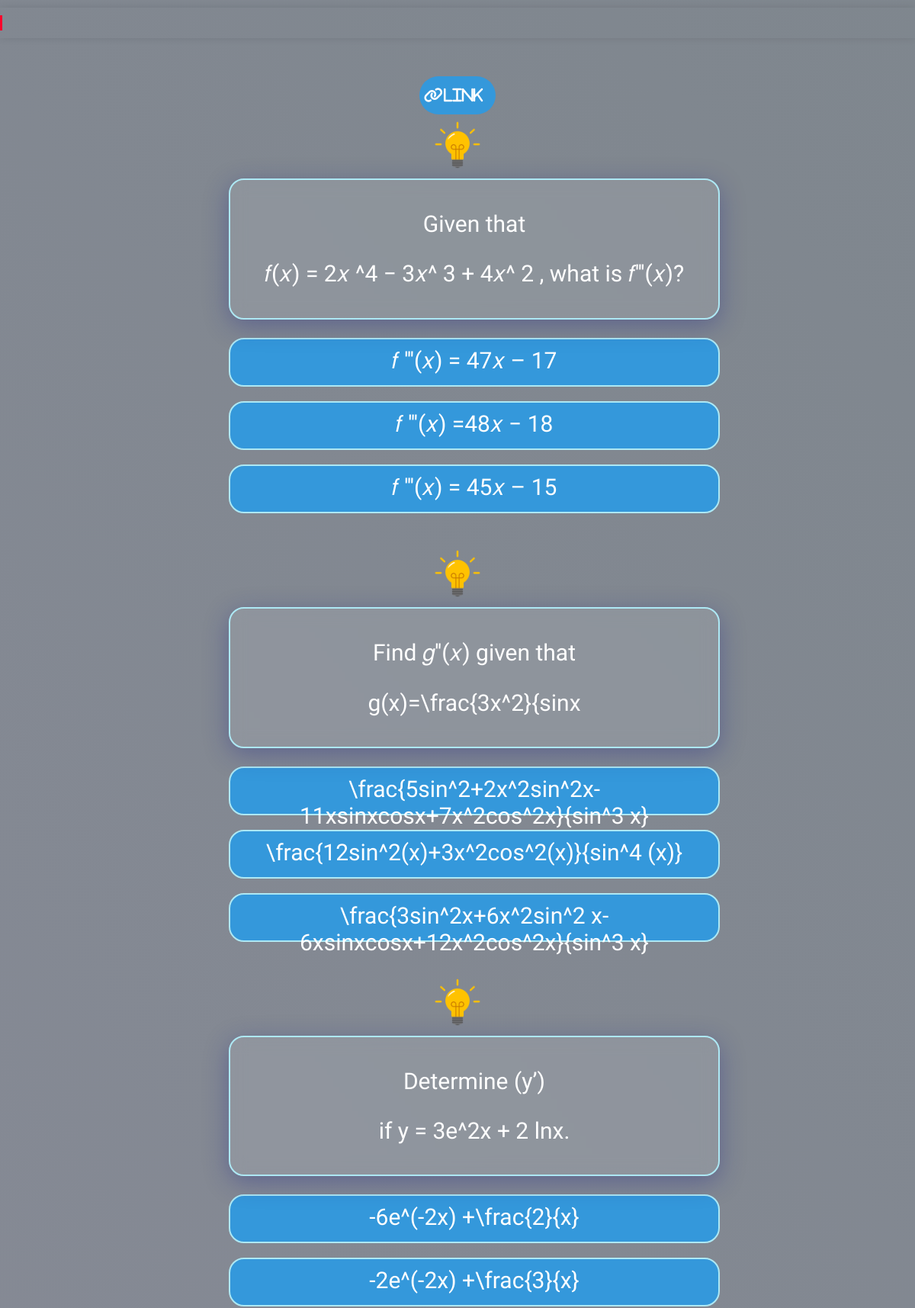
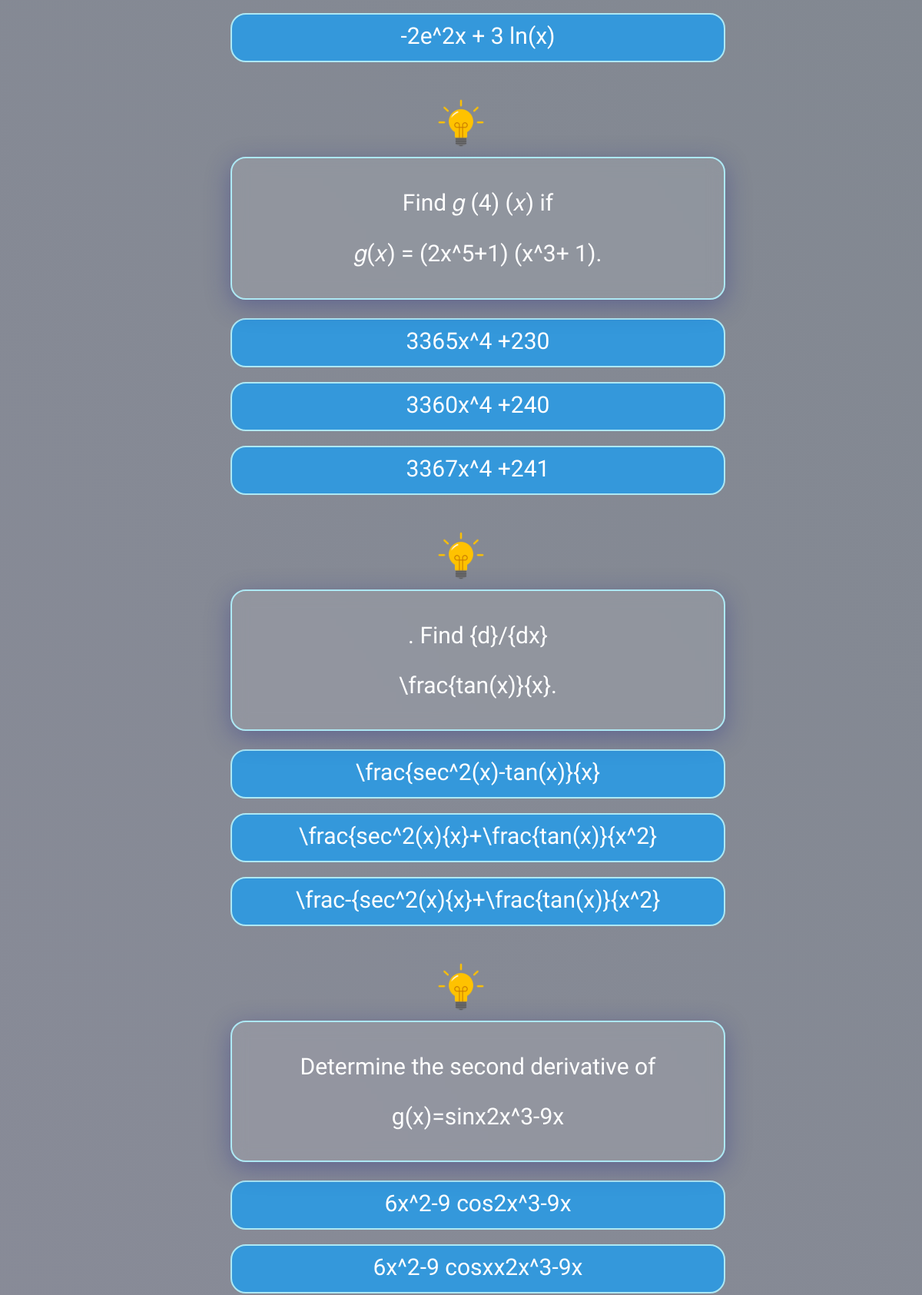
The page /practice-question/group/38/ (signed in, upper part) on the database its author committed (2 pictures, top to bottom).
### quiz/models.py (models this page shows, shortened)
class Question(models.Model):
    TOPIC_CHOICES = [
        ('Limits','Limits'),
        ('Derivative of a function','Derivative of a function'),
        ('Derivatives of trigonometric functions','Derivative of trigonometric functions'),
        ('Derivatives of inverse trigonometric functions','Derivative of inverse trigonometric functions'),
        ('Derivatives of Logarithmic and exponential functions','Derivative of logarithmic and exponential functions'),
        ('Derivatives of Hyperbolic and inverse hyperbolic functions','Derivative of hyperbolic and inverse hyperbolic functions'),
        ('Implicit Differentiation','Implicit Differentiation'),
        ('Explicit Differentiation','Explicit Differentiation'),
        ('Higher Derivative','Higher Derivative'),
    ]
    topic = models.CharField(max_length=100, choices=TOPIC_CHOICES)
    question_text = models.TextField()
    question_formula = models.TextField(blank=True, null=True)
    option_a = models.TextField(null=True, blank=True)
    option_b = models.TextField(null=True, blank=True)
    option_c = models.TextField(null=True, blank=True)
    answer = models.CharField(max_length=100, null=True, blank=True)
    hint_question = models.CharField(max_length=100, null=True, blank=True)
    solution_here = models.ImageField(upload_to='solutions/',blank=True)

### quiz/views.py (the view, shortened to what this page needs)
# urls.py: path('practice-question/group/<int:practice_mode_instance_id>/', views.practice_question_group, name='practice-group'),
@csrf_exempt
@login_required(login_url='home')
def practice_question_group(request,practice_mode_instance_id):
    practice_mode_instance = PracticeMode.objects.get(id=practice_mode_instance_id)
    time_limit = practice_mode_instance.num_questions * 30
    questions = list(practice_mode_instance.questions.all())
    random.shuffle(questions)
    return render(request, 'practiceQuestion/group_question.html', {'practice_mode_instance': practice_mode_instance, 'shuffled_questions': questions,'time_limit': time_limit})

### templates/practiceQuestion/group_question.html (shortened to what this page needs)
<!DOCTYPE html>
<html lang="en">
<head>
  {% load static %}
  <link rel="stylesheet" href="{% static 'css/question/question.css' %}">
  <link rel="stylesheet" href="https://unpkg.com/mathlive/dist/mathlive-static.css" />
  <link rel="stylesheet" href="https://cdnjs.cloudflare.com/ajax/libs/font-awesome/6.5.1/css/all.min.css">
  <link rel="stylesheet" href="https://unpkg.com/mathlive/dist/mathlive-static.css" />
  <link rel="stylesheet" href="//cdn.jsdelivr.net/npm/alertifyjs@1.13.1/build/css/alertify.min.css"/>
  <link rel="stylesheet" href="//cdn.jsdelivr.net/npm/alertifyjs@1.13.1/build/css/themes/default.min.css"/>
</head>
<body>
<div id="quiz-container">
  {% if practice_mode_instance.questions.all %}
  <form method="POST">
    <div id="timer">
      <div id="timer-bar"></div>
    </div>
    <div class="" style="align-items: center; justify-content:center; display:flex; margin-top:30px;">
      <a id="quiz-link" href="" class="icon-link link-box"><i class="fa-solid fa-link">Link</i></a>
    </div>
    {% for question in shuffled_questions %}
    <div class="question-container" id="question{{ question.id }}">
      <div class="hint">
        <img src="{% static 'img/bulb.png' %}" alt="Hint" onclick="showHint('{{ question.id }}')">
      </div>
      <div class="question-container" id="question{{ question.id }}">
        <div class="question">
          <div class="text-question mathlive">
            <p>{{ question.question_text }}</p>
          </div>
          {% autoescape off %}
          <div class="mathlive">
            <p>{{ question.question_formula }}</p>
          </div>
          {% endautoescape %}
        </div>
        <div class="choices">
          <input type="radio" name="user_answer_{{ question.id }}" value="{{ question.option_a }}"  id="q{{ question.id }}a"><label class="mathlive" for="q{{ question.id }}a">{{ question.option_a }}</label><br>
          <input type="radio" name="user_answer_{{ question.id }}" value="{{ question.option_b }}" id="q{{ question.id }}b"><label class="mathlive" for="q{{ question.id }}b">{{ question.option_b }}</label><br>
          <input type="radio" name="user_answer_{{ question.id }}" value="{{ question.option_c }}" id="q{{ question.id }}c"><label class="mathlive" for="q{{ question.id }}c">{{ question.option_c }}</label><br>
        </div>
      </div>
    {% endfor %}
  </form>
  {% else %}
    <p>No questions available for the selected criteria.</p>
  {% endif %}
</div>
</body>
</html>

### static/css/question/question.css (style rules this page uses)
body { font-family: 'Nova Square', sans-serif; background: linear-gradient(232deg, rgba(0, 15, 30, 0.5), rgba(38, 33, 69, 0.5)), url('/static/img/bg.jpg'); background-attachment: fixed; background-size: cover; background-repeat: no-repeat; margin: 0; padding: 0; }
#quiz-container { max-width: 600px; margin: 50px auto; padding: 20px; border-radius: 10px; opacity: 100%; transition: opacity 1s ease-in-out; text-align: center; }
.question-container { margin-bottom: 20px; opacity: 100%; transition: opacity 1s ease-in-out; background: transparent; }
.question { position: relative; text-align: center; justify-content: center; margin-bottom: 24px; color: #fff; border: 2px solid #ade8f4; background: rgba(255, 255, 255, 0.1); box-shadow: 0 8px 32px 0 rgba(31, 38, 135, 0.37); backdrop-filter: blur(1px); -webkit-backdrop-filter: blur(1px); border-radius: 20px; width: 600px; height: auto; overflow: hidden; padding: 10px 20px; backdrop-filter: blur(10px); font-size: 30px; }
.choices { margin-top: 10px; }
.choices label { display: block; font-size: 30px; font-family: 'Nova Square', sans-serif; padding: 10px; width: 620px; height: 40px; background-color: #3498db; color: #fff; border: 2px solid #ade8f4; border-radius: 20px; cursor: pointer; }
#timer { font-size: 20px; margin-top: 10px; color: #fff; text-align: center; position: fixed; top: 0; left: 50%; transform: translateX(-50%); width: 100%; padding: 10px 0; box-shadow: 0 0 10px rgba(0, 0, 0, 0.1); overflow: hidden; }
#timer-bar { height: 20px; background-color: #ff002b; width: 100%; transition: width 1s linear; }
.hint img { width: 80px; height: auto; cursor: pointer; }
.link-box { display: inline-block; vertical-align: middle; position: relative; width: 100px; height: 50px; background-color: #3498db; text-align: center; line-height: 50px; border-radius: 30px; }
.icon-link { display: flex; justify-content: space-around; align-items: center; color: #fff; text-decoration: none; font-size: 20px; }
.link-box:after { content: ""; display: table; clear: both; }

### rows shown on the page
Question: question_text "Given that", question_formula "𝑓(𝑥) = 2𝑥 ^4 − 3𝑥^ 3 + 4𝑥^ 2 , what is 𝑓′′′(𝑥)?", option_a "𝑓 ′′′(𝑥) = 47𝑥 – 17", option_b "𝑓 ′′′(𝑥) =48𝑥 − 18", option_c "𝑓 ′′′(𝑥) = 45𝑥 – 15"
Question: question_text "Find 𝑔′′(𝑥) given that", question_formula "g(x)=\\frac{3x^2}{sinx", option_a "\\frac{5sin^2+2x^2sin^2x-11xsinxcosx+7x^2cos^2x}{sin^3 x}", option_b "\\frac{12sin^2(x)+3x^2cos^2(x)}{sin^4 (x)}", option_c "\\frac{3sin^2x+6x^2sin^2 x-6xsinxcosx+12x^2cos^2x}{sin^3 x}"
Question: question_text "Determine (y’)", question_formula "if y = 3e^2x + 2 lnx.", option_a "-6e^(-2x) +\\frac{2}{x}", option_b "-2e^(-2x) +\\frac{3}{x}", option_c "-2e^2x + 3 ln(x)"
Question: question_text "Find 𝑔 (4) (𝑥) if", question_formula "𝑔(𝑥) = (2x^5+1) (x^3+ 1).", option_a "3365x^4 +230", option_b "3360x^4 +240", option_c "3367x^4 +241"
Question: question_text ". Find {d}/{dx}", question_formula "\\frac{tan(x)}{x}.", option_a "\\frac{sec^2(x)-tan(x)}{x}", option_b "\\frac{sec^2(x){x}+\\frac{tan(x)}{x^2}", option_c "\\frac-{sec^2(x){x}+\\frac{tan(x)}{x^2}"
Question: question_text "Determine the second derivative of", question_formula "g(x)=sinx2x^3-9x", option_a "6x^2-9 cos2x^3-9x", option_b "6x^2-9 cosxx2x^3-9x"
